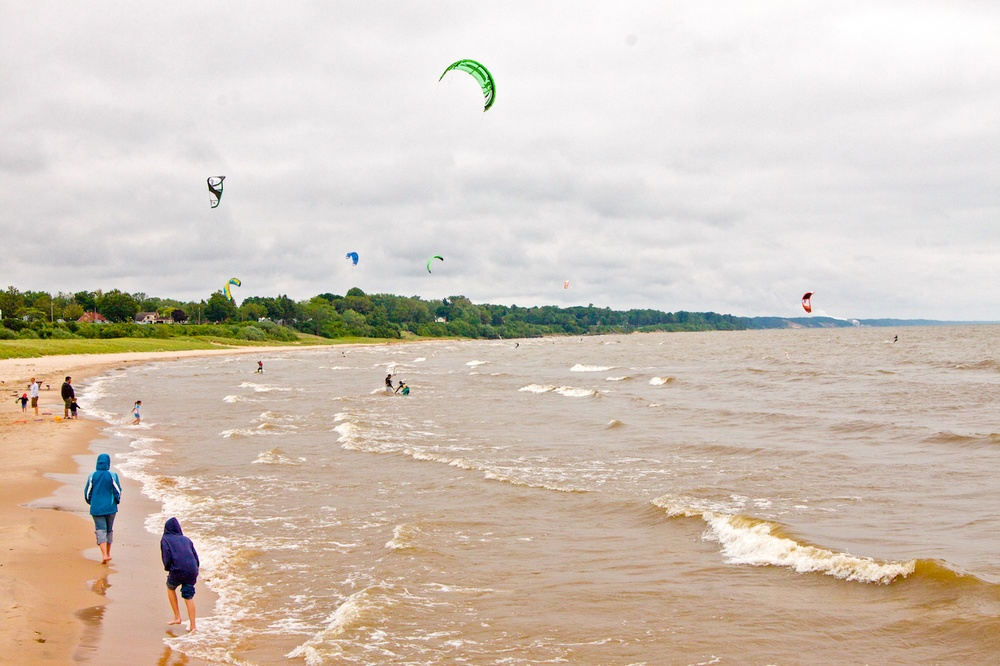
#> input picture kite.jpg, 1000 x 666 px, shrunk from 1352 x 900 before the run
$ python nv12tobgr_Test.py
#> lines starting #> are read from the running program, lines starting #| are printed output that depends on the picture

import numpy as np
import cv2


def bgr2nv12_opencv(image):
    height, width = image.shape[0], image.shape[1]
    area = height * width
    yuv420p = cv2.cvtColor(image, cv2.COLOR_RGB2YUV_I420).reshape((area * 3 // 2,))
    y = yuv420p[:area]
    uv_planar = yuv420p[area:].reshape((2, area // 4))
    uv_packed = uv_planar.transpose((1, 0)).reshape((area // 2,))

    nv12 = np.zeros_like(yuv420p)
    nv12[:height * width] = y
    nv12[height * width:] = uv_packed
    return nv12


if __name__ == '__main__':
    img_file = cv2.imread('./kite.jpg')
#> img_file is the input picture: shape (666, 1000, 3); mean B, G, R 185.8, 197.8, 210.1
    height, width = img_file.shape[0], img_file.shape[1]
#> height = 666; width = 1000
    nv12_data = bgr2nv12_opencv(img_file)
    bgr_img = cv2.cvtColor(nv12_data.reshape((height*3//2, width)), cv2.COLOR_YUV2BGR_NV12)   # nv12转BGR
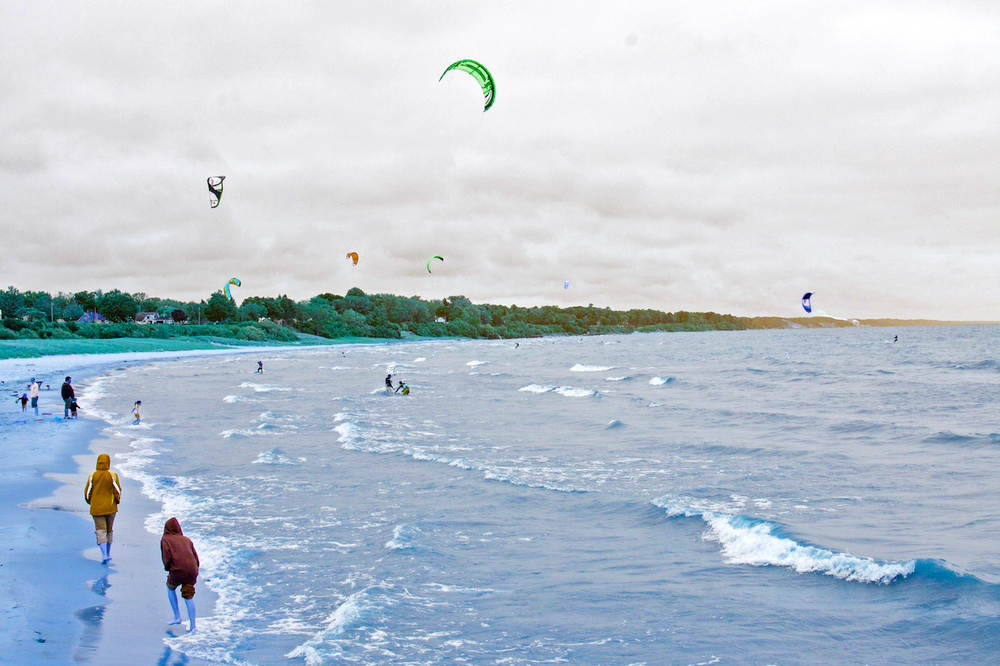
#> bgr_img: shape (666, 1000, 3); mean B, G, R 210.3, 197.8, 185.7
    cv2.imwrite("newimg.jpg",bgr_img)
